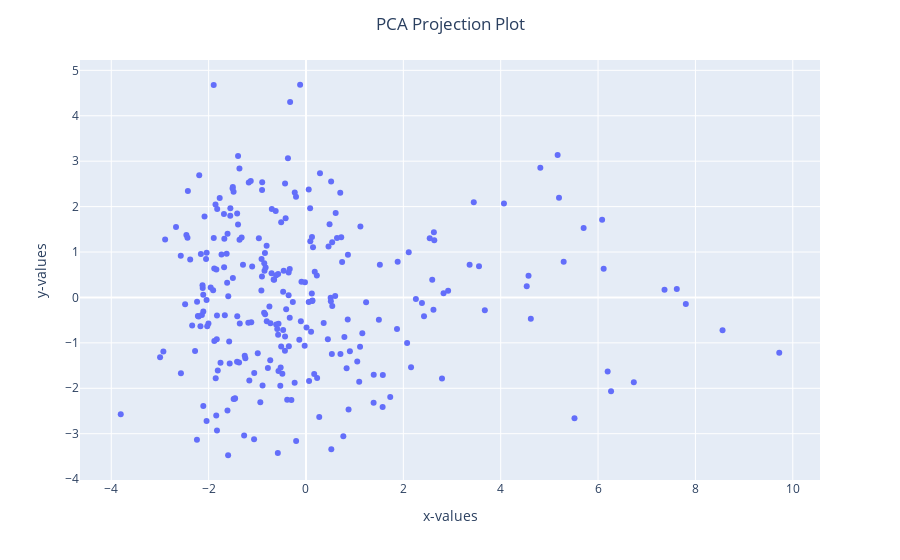

The notebook cell saved with this chart:
### Code cell
fig = px.scatter(to_cluster, x = comps[0], y = comps[1], hover_data = [to_cluster.index])
fig.update_layout(title_text = "PCA Projection Plot", title_x = 0.5, xaxis_title = 'x-values', yaxis_title = 'y-values')

fig.show();

### Figure 1 — Plotly figure (JSON) as saved in the notebook; plotly's stock layout.template omitted (floating-point values rounded to 4 significant figures; data arrays with more than 128 entries replaced by an {"elided": "..."} marker saying what was removed)
{"data": [{"customdata": {"elided": "258x1 str values"}, "hovertemplate": "0=%{x}<br>1=%{y}<br>Player=%{customdata[0]}<extra></extra>", "legendgroup": "", "marker": {"color": "#636efa", "symbol": "circle"}, "mode": "markers", "name": "", "orientation": "v", "showlegend": false, "type": "scatter", "x": {"elided": "258 float values"}, "xaxis": "x", "y": {"elided": "258 float values"}, "yaxis": "y"}], "layout": {"legend": {"tracegroupgap": 0}, "margin": {"t": 60}, "title": {"text": "PCA Projection Plot", "x": 0.5}, "xaxis": {"anchor": "y", "domain": [0, 1], "title": {"text": "x-values"}}, "yaxis": {"anchor": "x", "domain": [0, 1], "title": {"text": "y-values"}}}}
